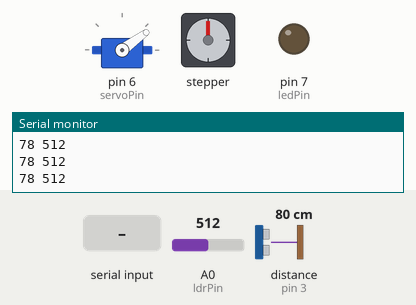
Simulated run of this sketch. Board: Arduino Uno, built with avr-gcc and run on an emulated ATmega328P. On the bench: servo, stepper motor, output pins drawn as LEDs (lit = HIGH), the last lines printed to the serial monitor. Wiring (inferred from the names in the program): ultrasonic range finder: trigger pin 2; echo pin 3. The test bench sets the inputs (shaded band); at power-on: distance to the obstacle (sensor on pin 3) 80 cm, A0 (ldrPin) = 512. The echo pulse lasts 58.3 µs per cm; stepper angles assume 2048 steps per turn; pins used as bus, display or sensor lines are not drawn.

Above: at 1.3 s.
1.4 s: "90,45,200," received over the second serial link
At 3.87 s:
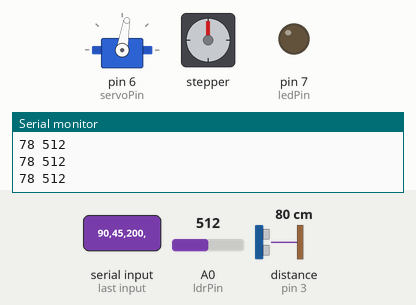
4.4 s: "30,150,10," received over the second serial link
At 5.6 s:
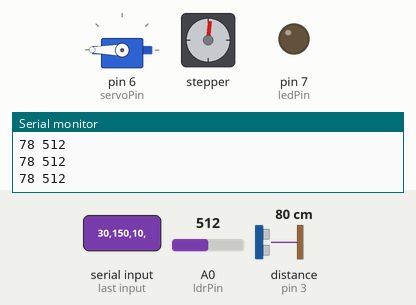
7.4 s: distance to the obstacle (sensor on pin 3) set to 120 cm
10.4 s: "90,45,200,10," received over the second serial link
At 11.4 s:
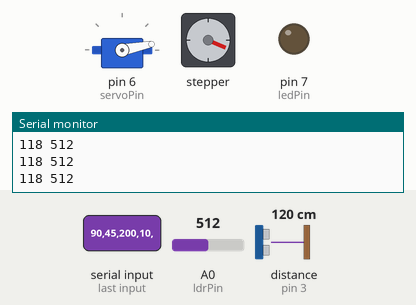
13.4 s: "90,45," received over the second serial link
At 15.9 s:
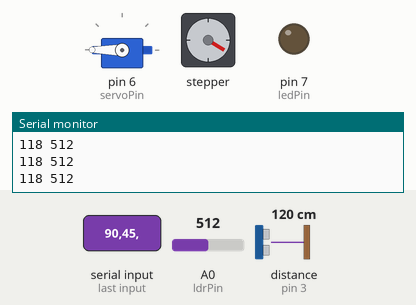
16.2 s: distance to the obstacle (sensor on pin 3) set to 2 cm
Timing chart, 0 to 22.1 s (numbered marks = the images above; inputs shaded):
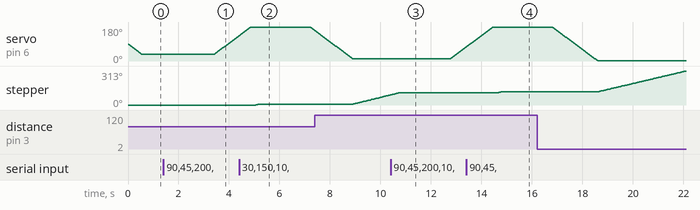

Measured:
- after the input at 1.4 s, servo on pin 6 (servoPin): moves from 36° to 133° over 0.97 s, starting after 2.0 s
- after the input at 4.4 s, stepper: goes on until 5.2 s, then stays 7°
- after the input at 10.4 s, servo on pin 6 (servoPin): moves from 11° to 74° over 0.62 s, starting after 2.4 s; stepper: goes on until 10.7 s, then stays 113°
- after the input at 13.4 s, stepper: goes on until 14.8 s, then stays 121°

The sketch:

rc_car.ino
```cpp
//Arduino Sketch for Arduino Uno
#include <Servo.h>
#include <Stepper.h>
#include <SoftwareSerial.h>
#define echoPin 3
#define trigPin 2
#define servoPin 6
#define ledPin 7
#define ldrPin A0
#define stepsPerRev 2048
#define motSpeed 10
#define RX 0
#define TX 1

long duration;
int distance;
Servo servo;
int aut;
int mvm = 0;
int trn = 35;
unsigned long timer = millis();
Stepper stepper(stepsPerRev,8,10,9,11);
SoftwareSerial espSer(RX,TX);


void setup() {
    pinMode(trigPin,OUTPUT);
    pinMode(echoPin,INPUT);
    pinMode(ldrPin,INPUT);
    pinMode(ledPin,OUTPUT);
    servo.attach(servoPin);
    stepper.setSpeed(motSpeed);
    Serial.begin(9600);
    espSer.begin(9600);
}
void loop() {
    if(espSer.available()>0){
        aut = espSer.readStringUntil(',').toInt();
        if(aut == 2){
            int lgt = espSer.readStringUntil(';').toInt();
            digitalWrite(ledPin,(lgt) ? HIGH:LOW);
        }else{
            mvm = espSer.readStringUntil(',').toInt();
            trn = espSer.readStringUntil(';').toInt();
        }
        espSer.readString();
    }
    turns();
    stepper.step(mvm);
    sensor();
}
void turns(){
    int servo_angle = servo.read();
    if(trn > servo_angle){
        while(servo_angle != trn){
            servo.write(servo_angle);
            delay(10);
            servo_angle += 1;
        }
    }else{
        while(servo_angle != trn){
            servo.write(servo_angle);
            delay(10);
            servo_angle -= 1;
        }
    }
}
void sensor(){
    digitalWrite(trigPin,LOW);
    delayMicroseconds(2);
    digitalWrite(trigPin,HIGH);
    delayMicroseconds(5);
    digitalWrite(trigPin,LOW);
    duration = pulseIn(echoPin, HIGH);
    distance = duration * 0.034 /2;
    int ldr = analogRead(ldrPin);
    Serial.println(String(distance) + " " + String(ldr));
}
```
